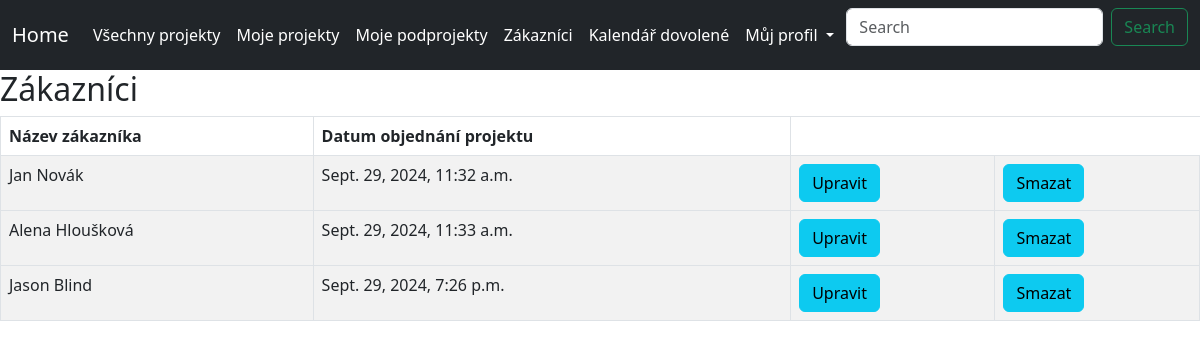
The app's page /customers/ with its own data.
### viewer/models.py (models this page shows, shortened)
class Customer(Model):
    first_name = CharField(max_length=50)
    last_name = CharField(max_length=50)
    created = DateTimeField(auto_now_add=True)
    phone_number = CharField(max_length=16, default="123456789")
    email_address = EmailField(max_length=128, default="jan@novak.cz")

### viewer/views.py (the view)
# urls.py: path('customers/', CustomerListView.as_view(), name='navbar_customers'),
class CustomerListView(ListView):
    model = Customer
    template_name = 'customers.html'

### viewer/templates/customers.html (shortened to what this page needs)
{% load static %}
<html {% if LANGUAGE_CODE %}lang="{{ LANGUAGE_CODE }}" {% endif %}>
<head>
    <link rel="stylesheet" href="{% static 'style.css' %}">
    <link href="https://cdn.jsdelivr.net/npm/bootstrap@5.3.0/dist/css/bootstrap.min.css" rel="stylesheet">
</head>
<body>
    <nav class="navbar navbar-expand-lg navbar-dark bg-dark">
        <div class="container-fluid">
            <a class="navbar-brand" href="{% url 'homepage' %}">Home</a>
            <div class="collapse navbar-collapse" id="navbarSupportedContent">
                <ul class="navbar-nav me-auto mb-2 mb-lg-0">
                    <li class="nav-item">
                        <a class="nav-link" href="{% url 'navbar_contracts_all' %}">Všechny projekty</a>
                    </li>
                    <li class="nav-item">
                        <a class="nav-link" href="{% url 'navbar_contracts' %}">Moje projekty</a>
                    </li>
                    <li class="nav-item">
                        <a class="nav-link" href="{% url 'navbar_show_subcontracts' %}">Moje podprojekty</a>
                    </li>
                    <li class="nav-item">
                        <a class="nav-link" href="{% url 'navbar_customers' %}">Zákazníci</a>
                    </li>
                    <li class="nav-item">
                        <a class="nav-link" href="{% url 'calendar' %}">Kalendář dovolené</a>
                    </li>
                    <li class="nav-item dropdown">
                        <a class="nav-link dropdown-toggle" href="#" role="button" data-bs-toggle="dropdown" aria-expanded="false">
                            Můj profil
                        </a>
                    </li>
                </ul>
                <form class="d-flex" role="search">
                    <input class="form-control me-2" type="search" placeholder="Search" aria-label="Search">
                    <button class="btn btn-outline-success" type="submit">Search</button>
                </form>
            </div>
        </div>
    </nav>
<h2>Zákazníci</h2>
{% if object_list %}
<table class="table table-striped table-bordered">
    <thead>
    <tr>
        <th>Název zákazníka</th>
        <th>Datum objednání projektu</th>
    </tr>
    </thead>
    <tbody>
        {% for customer in object_list %}
        <tr>
            <td>{{ customer.first_name }} {{ customer.last_name }}</td>
            <td>{{ customer.created }}</td>
            <td><a href="{% url 'customer_update' customer.pk %}" class="btn btn-info">Upravit</a></td>
            <td><a href="{% url 'customer_delete' customer.pk %}" class="btn btn-info">Smazat</a></td>
        </tr>
    </tbody>
    {% endfor %}
</table>
{% else %}
    <p>Žádné projekty k zobrazení</p>
{% endif %}

### viewer/static/style.css (style rules this page uses)
.navbar { background-color: #343a40; }
.navbar-brand, .nav-link { color: #ffffff !important; }

### records on screen
Customer: first_name "Jan", last_name "Novák", created "Sept. 29, 2024, 11:32 a.m."
Customer: first_name "Alena", last_name "Hloušková", created "Sept. 29, 2024, 11:33 a.m."
Customer: first_name "Jason", last_name "Blind", created "Sept. 29, 2024, 7:26 p.m."
